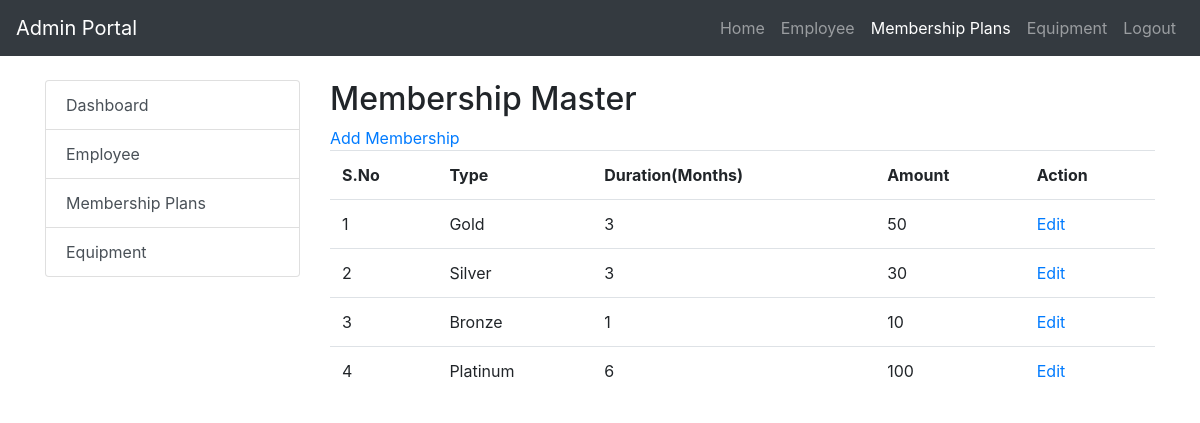
Page /admin-membershiplist.php (signed in) on the committed database.
### tables this page shows
CREATE TABLE `membership_list` (
  `membershipid` int(11) NOT NULL,
  `amount` int(11) DEFAULT NULL,
  `membership_duration` varchar(255) DEFAULT NULL,
  `membership_type` varchar(255) DEFAULT NULL
);

### admin-membershiplist.php (the view, shortened to what this page needs)
<!DOCTYPE html>
<html lang="en">
<head>
    <link rel="stylesheet" href="https://maxcdn.bootstrapcdn.com/bootstrap/4.0.0/css/bootstrap.min.css">
</head>
<body>
<nav class="navbar navbar-expand-lg navbar-dark bg-dark">
    <a class="navbar-brand" href="#">Admin Portal</a>
    <div class="collapse navbar-collapse" id="navbarNav">
        <ul class="navbar-nav ml-auto">
            <li class="nav-item">
                <a class="nav-link" href="admindashboard.php">Home</a>
            </li>
            <li class="nav-item" >
                <a class="nav-link" href="admin-employee.php">Employee</a>
            </li>
            <li class="nav-item active">
                <a class="nav-link" href="#">Membership Plans</a>
            </li>
            <li class="nav-item">
                <a class="nav-link" href="admin-equipmentlist.php">Equipment</a>
            </li>
            <li class="nav-item">
                <a class="nav-link" href="logout.php">Logout</a>
            </li>
        </ul>
    </div>
</nav>
<div class="container mt-4">
    <div class="row">
        <div class="col-md-3">
            <div class="list-group">
                <a href="admindashboard.php" class="list-group-item list-group-item-action">Dashboard</a>
                <a href="admin-employee.php" class="list-group-item list-group-item-action">Employee</a>
                <a href="admin-membershiplist.php" class="list-group-item list-group-item-action">Membership Plans</a>
                <a href="admin-equipmentlist.php" class="list-group-item list-group-item-action">Equipment</a>
            </div>
        </div>
        <div class="col-md-9">
                <h2>Membership Master</h2>
                <a href='membership-add.php'>Add Membership</a>
                <?php
$con = mysqli_connect("localhost:3307","root","","gym_management_system");
$var=mysqli_query($con,"select * from membership_list");
echo "<table class='table'>";
echo "<tr>
<th>S.No</th>
<th>Type</th>
<th>Duration(Months)</th>
<th>Amount</th>
<th>Action</th>
</tr>";
if(mysqli_num_rows($var)>0){
    $i=1;
    while($arr=mysqli_fetch_row($var))
    {
    echo "<tr>
    <td>$i</td>
    <td>$arr[3]</td>
    <td>$arr[2]</td>
    <td>$arr[1]</td>
    <td>";
        echo"<a href='membershiplist-edit.php?id=$arr[0]&type=$arr[3]&duration=$arr[2]&amount=$arr[1]'>Edit</a>";
    echo"</td>
    </tr>";
    $i+=1;}
    echo "</table>";
}
?>
        </div>
    </div>
</div>
</body>
</html>

### rows in the picture
membership_list: membership_type "Gold", membership_duration "3", amount "50"
membership_list: membership_type "Silver", membership_duration "3", amount "30"
membership_list: membership_type "Bronze", membership_duration "1", amount "10"
membership_list: membership_type "Platinum", membership_duration "6", amount "100"
